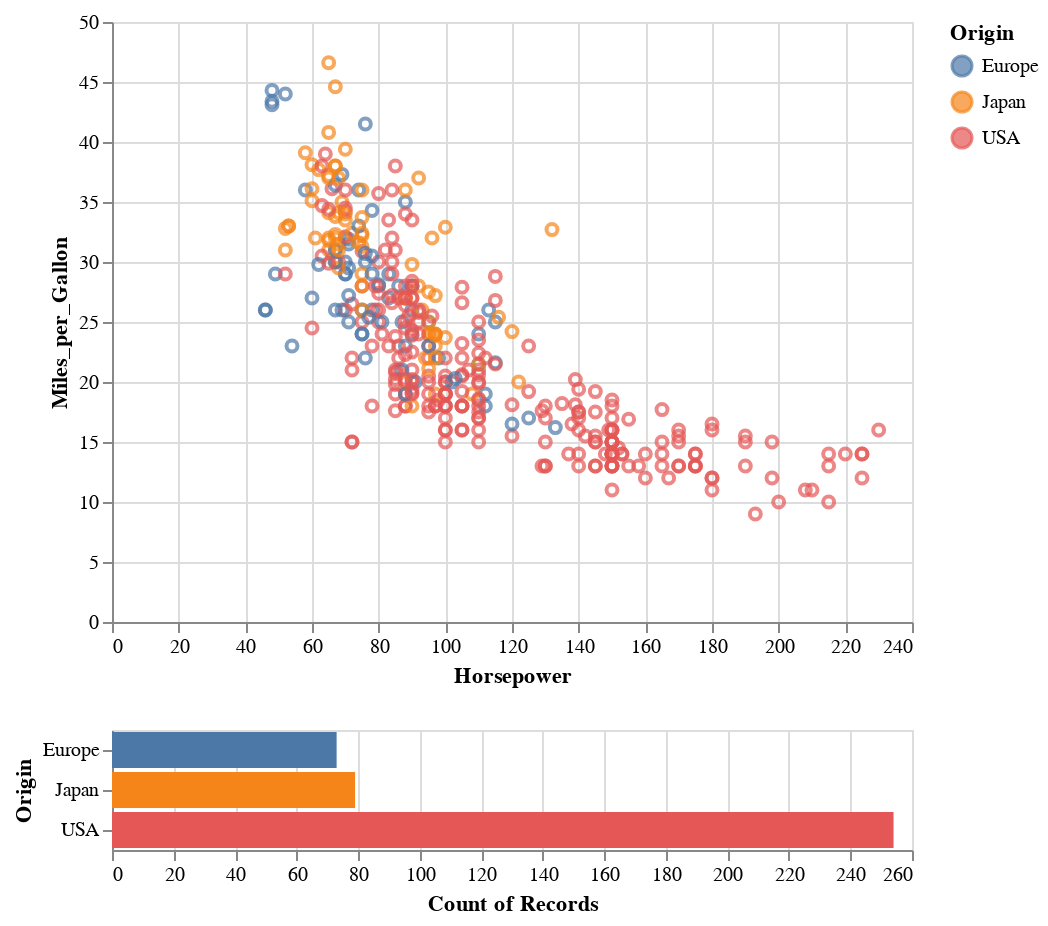

The code cell stored with this chart in its notebook:
### Code cell
# load an example dataset
from vega_datasets import data
cars = data.cars()

import altair as alt

interval = alt.selection_interval()

points = alt.Chart(cars).mark_point().encode(
  x='Horsepower',
  y='Miles_per_Gallon',
  color=alt.condition(interval, 'Origin', alt.value('lightgray'))
).properties(
  selection=interval
)

histogram = alt.Chart(cars).mark_bar().encode(
  x='count()',
  y='Origin',
  color='Origin'
).transform_filter(interval)

points & histogram

### Figure 1 — Vega-Lite specification as saved in the notebook (floating-point values rounded to 4 significant figures; data arrays with more than 128 entries replaced by an {"elided": "..."} marker saying what was removed)
{"config": {"view": {"continuousWidth": 400, "continuousHeight": 300}}, "vconcat": [{"mark": "point", "encoding": {"color": {"condition": {"type": "nominal", "field": "Origin", "selection": "selector001"}, "value": "lightgray"}, "x": {"type": "quantitative", "field": "Horsepower"}, "y": {"type": "quantitative", "field": "Miles_per_Gallon"}}, "selection": {"selector001": {"type": "interval"}}}, {"mark": "bar", "encoding": {"color": {"type": "nominal", "field": "Origin"}, "x": {"type": "quantitative", "aggregate": "count"}, "y": {"type": "nominal", "field": "Origin"}}, "transform": [{"filter": {"selection": "selector001"}}]}], "data": {"name": "data-f02450ab61490a1363517a0190416235"}, "$schema": "https://vega.github.io/schema/vega-lite/v4.8.1.json", "datasets": {"data-f02450ab61490a1363517a0190416235": {"elided": "406 records"}}}
